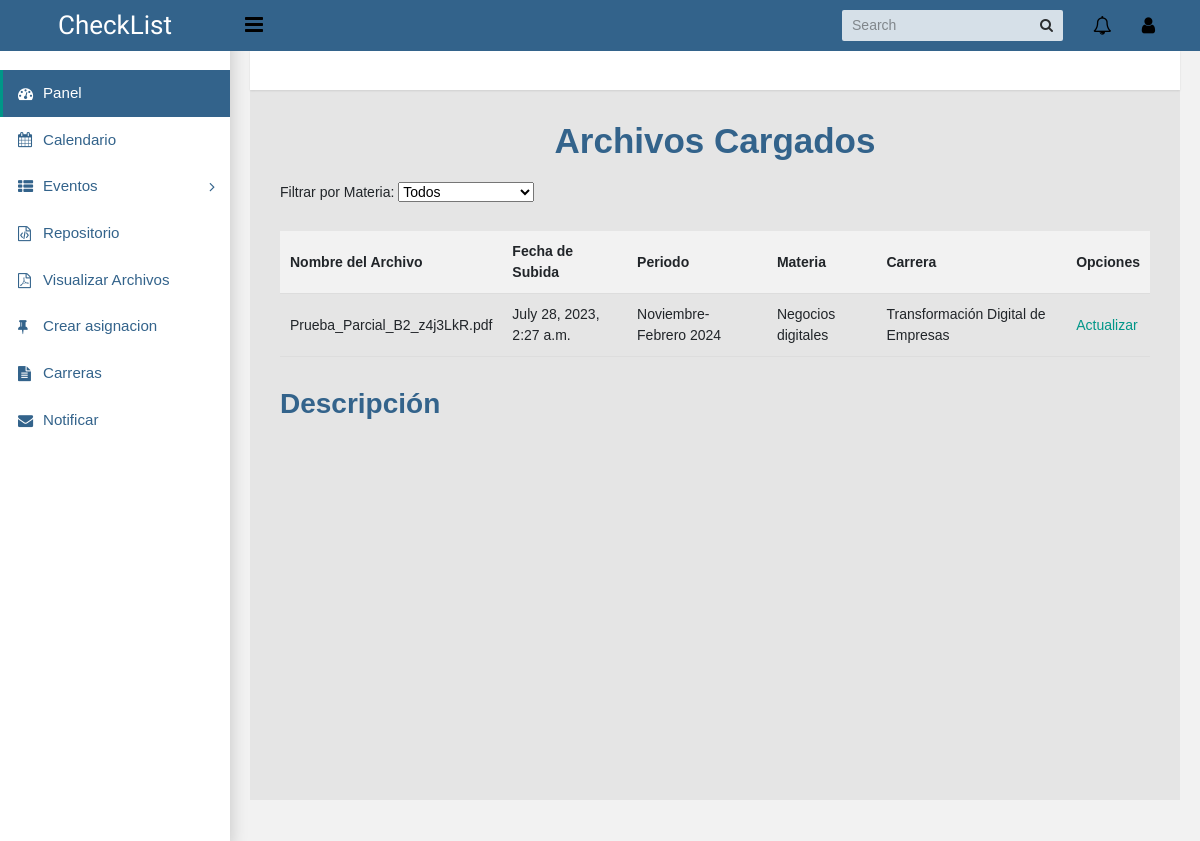
/archivos-subidos/ (signed in), run on the app's committed database.
### calendarapp/models/archivos.py (models this page shows, shortened)
class Archivos(models.Model):
    archivo = models.FileField()
    user = models.ForeignKey(User, on_delete=models.CASCADE, related_name="user_archivo")
    fecha_subida = models.DateTimeField(auto_now_add=True)
    materia = models.ForeignKey(Materia, on_delete=models.CASCADE, related_name='archivo_materia', null=True)
    asignacion = models.ForeignKey(Asignacion, on_delete=models.CASCADE, related_name='archivo_asignacion')

class Materia(models.Model):
    nombre = models.CharField(max_length=100)
    numCreditos = models.IntegerField()
    numHoras = models.IntegerField()
    carrera = models.ForeignKey(Carrera, on_delete=models.CASCADE, related_name="materia_carrera")
    ciclo = models.ForeignKey(Ciclo, on_delete=models.CASCADE, related_name="materia_ciclo")

class Carrera(models.Model):
    nombre = models.CharField(max_length=100)

### calendarapp/views/archivo.py (the view)
# urls.py: path('archivos-subidos/', archivo.archivos_subidos, name='archivos_subidos'),
@login_required
def archivos_subidos(request):
    archivos = Archivos.objects.filter(user=request.user)
    return render(request, 'archivos_subidos.html', {'archivos': archivos})

### templates/archivos_subidos.html (shortened to what this page needs)
{% extends "base.html" %}
{% block content %}
<html>
<head>
</head>
<body>
    <h1>Archivos Cargados</h1>
    <div class="filters">
        <label for="materia">Filtrar por Materia:</label>
        <select id="materia">
            <option value="all">Todos</option>
        </select>
    </div>
    <div class="table-container">
        <table>
            <tr>
                <th>Nombre del Archivo</th>
                <th>Fecha de Subida</th>
                <th>Periodo</th>
                <th>Materia</th>
                <th>Carrera</th>
                <th>Opciones</th>
            </tr>
            {% for archivo in archivos %}
                <tr class="archivo-row" data-materia="{{ archivo.materia.nombre }}">
                    <td>{{ archivo.archivo.name }}</td>
                    <td>{{ archivo.fecha_subida }}</td>
                    <td>Noviembre-Febrero 2024</td>
                    <td>{{ archivo.materia.nombre }}</td>
                    <td>{{ archivo.materia.carrera.nombre }}</td>
                    <td><a href="">Actualizar</a></td>
                </tr>
            {% endfor %}
        </table>
    </div>
    <h2>Descripción</h2>
</body>
</html>
{% endblock %}

### static/css/carreras.css (style rules this page uses)
body { font-family: Arial, sans-serif; background-color: #f0f0f0; margin: 0; padding: 0; }

### templates/archivos_subidos.html (style rules this page uses)
body { font-family: Arial, sans-serif; margin: 20px; background-color: #f2f2f2; }
h1 { color: #33638B; text-align: center; margin-bottom: 20px; }
.filters { margin-bottom: 20px; }
h2 { color: #33638B; margin-top: 30px; }
table { width: 100%; border-collapse: collapse; }
th, td { padding: 10px; text-align: left; border-bottom: 1px solid #ddd; }
th { background-color: #f2f2f2; }
.archivo-row { display: table-row; }
.table-container { overflow-x: auto; max-width: 100%; }

### data on the page
Archivos: archivo.name "Prueba_Parcial_B2_z4j3LkR.pdf", fecha_subida "July 28, 2023, 2:27 a.m.", materia.nombre "Negocios digitales", materia.carrera.nombre "Transformación Digital de Empresas"
